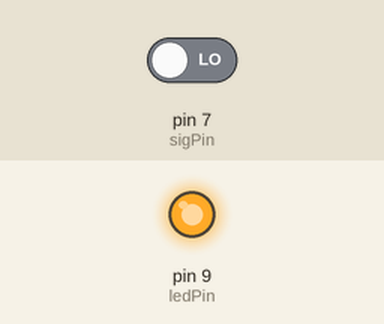
This sketch was run on a simulated Arduino Uno, built with avr-gcc and run on an emulated ATmega328P. Parts: output pins drawn as LEDs (lit = HIGH). The test bench sets the inputs (shaded band); at power-on: pin 7 (sigPin) LOW.

Above: at 1.2 s.
1.3 s: pin 7 (sigPin) driven HIGH
At 2.2 s:
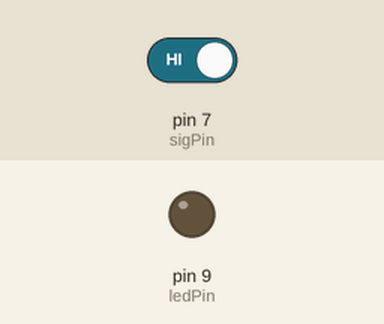
2.8 s: pin 7 (sigPin) driven LOW
At 3.4 s:
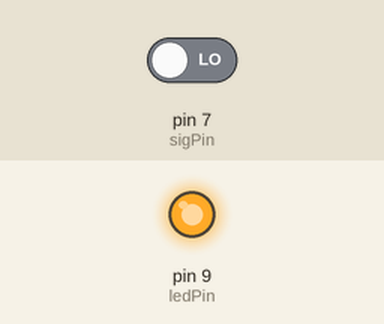
Timing chart, 0 to 5.8 s (numbered marks = the images above; inputs shaded):
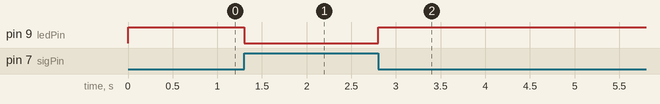

The sketch:

tilta_alarm.ino
```cpp
const  int  sigPin  =  7 ;  // номер контакта переключателя наклона
const  int  ledPin  =  9 ;  // номер светодиодного вывода
// переменные будут меняться:
boolean  sigState  =  0 ;  // переменная для чтения состояния переключателя наклона
void  setup ( )
{
  // инициализирует светодиодный вывод в качестве выхода:
  pinMode ( ledPin ,  OUTPUT ) ;
  // инициализируйте вывод переключателя наклона в качестве входа:
  pinMode ( sigPin ,  INPUT) ;
}
void  loop ( )
{
  // считывает состояние значения переключателя наклона:
  sigState  =  digitalRead ( sigPin ) ;
  if  ( sigState  ==  HIGH )
  {
    // включить светодиод на:
    digitalWrite ( ledPin ,  LOW ) ;
  }
  else
  {
    // выключить светодиод:
    digitalWrite ( ledPin ,  HIGH ) ;
  }
}
```

Measured:
- after the input at 1.3 s, pin 9 (ledPin): HIGH → LOW at once
- after the input at 2.8 s, pin 9 (ledPin): LOW → HIGH at once
